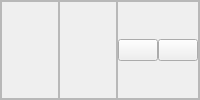
              <widget class="QFrame" name="frame_11">
               <property name="frameShape">
                <enum>QFrame::StyledPanel</enum>
               </property>
               <property name="frameShadow">
                <enum>QFrame::Raised</enum>
               </property>
               <layout class="QHBoxLayout" name="horizontalLayout_11">
                <property name="spacing">
                 <number>0</number>
                </property>
                <property name="leftMargin">
                 <number>0</number>
                </property>
                <property name="topMargin">
                 <number>0</number>
                </property>
                <property name="rightMargin">
                 <number>0</number>
                </property>
                <property name="bottomMargin">
                 <number>0</number>
                </property>
                <item>
                 <widget class="QFrame" name="frame_12">
                  <property name="frameShape">
                   <enum>QFrame::StyledPanel</enum>
                  </property>
                  <property name="frameShadow">
                   <enum>QFrame::Raised</enum>
                  </property>
                 </widget>
                </item>
                <item>
                 <widget class="QFrame" name="frame_13">
                  <property name="frameShape">
                   <enum>QFrame::StyledPanel</enum>
                  </property>
                  <property name="frameShadow">
                   <enum>QFrame::Raised</enum>
                  </property>
                 </widget>
                </item>
                <item>
                 <widget class="QFrame" name="frame_14">
                  <property name="frameShape">
                   <enum>QFrame::StyledPanel</enum>
                  </property>
                  <property name="frameShadow">
                   <enum>QFrame::Raised</enum>
                  </property>
                  <layout class="QHBoxLayout" name="horizontalLayout_15">
                   <property name="spacing">
                    <number>0</number>
                   </property>
                   <property name="leftMargin">
                    <number>0</number>
                   </property>
                   <property name="topMargin">
                    <number>0</number>
                   </property>
                   <property name="rightMargin">
                    <number>0</number>
                   </property>
                   <property name="bottomMargin">
                    <number>0</number>
                   </property>
                   <item>
                    <widget class="QFrame" name="frame_15">
                     <property name="frameShape">
                      <enum>QFrame::StyledPanel</enum>
                     </property>
                     <property name="frameShadow">
                      <enum>QFrame::Raised</enum>
                     </property>
                    </widget>
                   </item>
                   <item>
                    <widget class="QPushButton" name="pagesPrevBtn">
                     <property name="text">
                      <string/>
                     </property>
                     <property name="icon">
                      <iconset resource="resources.qrc">
                       <normaloff>:/icons/icons/arrow-left-circle.svg</normaloff>:/icons/icons/arrow-left-circle.svg</iconset>
                     </property>
                     <property name="iconSize">
                      <size>
                       <width>20</width>
                       <height>20</height>
                      </size>
                     </property>
                    </widget>
                   </item>
                   <item>
                    <widget class="QPushButton" name="pagesNextBtn">
                     <property name="text">
                      <string/>
                     </property>
                     <property name="icon">
                      <iconset resource="resources.qrc">
                       <normaloff>:/icons/icons/arrow-right-circle.svg</normaloff>:/icons/icons/arrow-right-circle.svg</iconset>
                     </property>
                     <property name="iconSize">
                      <size>
                       <width>20</width>
                       <height>20</height>
                      </size>
                     </property>
                    </widget>
                   </item>
                  </layout>
                 </widget>
                </item>
               </layout>
              </widget>
